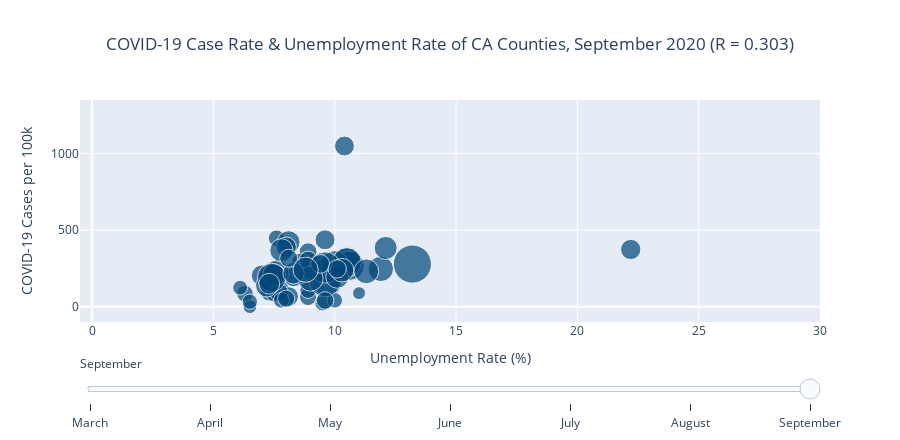

The code cell stored with this chart in its notebook:
### Code cell
# make scatter
df = unemployment_gdf.reset_index().rename(columns={'period':'Month'})

# Create a list of Plotly Go objects and r values (Pearsons) to dynamically update graph with slider
slider_data=[]
r_values=[]
for month in df['Month'].unique():
    if len(df[(df['Month']==month) & (df['covid_per_100k'].isnull())])>0: # remove null value for calculation (Modoc County has no covid reporting for march)
        null_index=int(df[(df['Month']==month) & (df['covid_per_100k'].isnull())].index.values[0])
        r_values.append((pearsonr(df[(df['Month']==month)]['unemprate'].values, df[(df['Month']==month)]['covid_per_100k'].fillna(0).values))[0])
    else:
        r_values.append((pearsonr(df[(df['Month']==month)]['unemprate'].values, df[(df['Month']==month)]['covid_per_100k'].values))[0])
    slider_data.append(go.Scatter({
        'mode':'markers',
        'marker': dict(color='#004679',size=(df[df['Month']==month]['pop'].values)** (1. / 4)/2+10,opacity=0.7,line=dict(width=1,color="#ffffff")),
        'name': '',
        'visible': False,
        'x': df[df['Month']==month]['unemprate'].values,
        'y': df[df['Month']==month]['covid_per_100k'].values,
        'customdata':df[(df['Month']==month)][["index","pop"]],
        'hovertemplate': (('<b>%{customdata[0]} County</b><br><br>'+\
                  '<i>Cases per 100k</i>: %{y}<br>'+\
                          '<i>Unemployment Rate</i>: %{x}%<br>'+\
                          '<i>Population</i>: %{customdata[1]}')) }))
    
# Set initial slider/title index
start_index = (period[-1]-3)

# Make initial trace visible
slider_data[start_index]['visible'] = True

# Build slider steps
steps = []
for i in range(len(slider_data)):
    step = dict(
        # Update method allows us to update both trace and layout properties
        method = 'update', 
        label = calendar.month_name[i+3],
        args = [
            # Make the ith trace visible
            {'visible': [t == i for t in range(len(slider_data))]},
            
            # Set the title for the ith trace
            {'title.text': 'COVID-19 Case Rate & Unemployment Rate of CA Counties, %s 2020 (R = %.3f)' % (calendar.month_name[i+3],r_values[i])}],
    )
    steps.append(step)

# Build sliders
sliders = [go.layout.Slider(
    active = (period[-1]-3),
    pad = {"t": 30},
    steps = steps
)]

layout = go.Layout(
    sliders=sliders,
    title={'text':'COVID-19 Case Rate & Unemployment Rate of CA Counties, %s 2020 (R = %.3f)' % (calendar.month_name[i+3],r_values[i])},
    xaxis=dict(range=(-0.5,30),title="Unemployment Rate (%)"),
    yaxis=dict(range=(-100,1350),title="COVID-19 Cases per 100k"),
    height=440,title_x=0.5,
)

fig = go.Figure(data=slider_data, layout=layout)

fig.show()

if export:
    fig.write_html("../figures/6a_covid_unemployment.html")
#fig.write_image("../figures/6a_covid_unemployment.png")

### Figure 1 — Plotly figure (JSON) as saved in the notebook; plotly's stock layout.template omitted (floating-point values rounded to 4 significant figures)
{"data": [{"customdata": [["Alameda", 1671329], ["Alpine", 1129], ["Amador", 39752], ["Butte", 219186], ["Calaveras", 45905], ["Colusa", 21547], ["Contra Costa", 1153526], ["Del Norte", 27812], ["El Dorado", 192843], ["Fresno", 999101], ["Glenn", 28393], ["Humboldt", 135558], ["Imperial", 181215], ["Inyo", 18039], ["Kern", 900202], ["Kings", 152940], ["Lake", 64386], ["Lassen", 30573], ["Los Angeles", 10039107], ["Madera", 157327], ["Marin", 258826], ["Mariposa", 17203], ["Mendocino", 86749], ["Merced", 277680], ["Modoc", 8841], ["Mono", 14444], ["Monterey", 434061], ["Napa", 137744], ["Nevada", 99755], ["Orange", 3175692], ["Placer", 398329], ["Plumas", 18807], ["Riverside", 2470546], ["Sacramento", 1552058], ["San Benito", 62808], ["San Bernardino", 2180085], ["San Diego", 3338330], ["San Francisco", 881549], ["San Joaquin", 762148], ["San Luis Obispo", 283111], ["San Mateo", 766573], ["Santa Barbara", 446499], ["Santa Clara", 1927852], ["Santa Cruz", 273213], ["Shasta", 180080], ["Sierra", 3005], ["Siskiyou", 43539], ["Solano", 447643], ["Sonoma", 494336], ["Stanislaus", 550660], ["Sutter", 96971], ["Tehama", 65084], ["Trinity", 12285], ["Tulare", 466195], ["Tuolumne", 54478], ["Ventura", 846006], ["Yolo", 220500], ["Yuba", 78668]], "hovertemplate": "<b>%{customdata[0]} County</b><br><br><i>Cases per 100k</i>: %{y}<br><i>Unemployment Rate</i>: %{x}%<br><i>Population</i>: %{customdata[1]}", "marker": {"color": "#004679", "line": {"color": "#ffffff", "width": 1}, "opacity": 0.7, "size": [27.98, 12.9, 17.06, 20.82, 17.32, 16.06, 26.39, 16.46, 20.48, 25.81, 16.49, 19.59, 20.32, 15.79, 25.4, 19.89, 17.96, 16.61, 38.14, 19.96, 21.28, 15.73, 18.58, 21.48, 14.85, 15.48, 22.83, 19.63, 18.89, 31.11, 22.56, 15.86, 29.82, 27.65, 17.92, 29.21, 31.37, 25.32, 24.77, 21.53, 24.79, 22.92, 28.63, 21.43, 20.3, 13.7, 17.22, 22.93, 23.26, 23.62, 18.82, 17.99, 15.26, 23.07, 17.64, 25.16, 20.83, 18.37]}, "mode": "markers", "name": "", "type": "scatter", "visible": false, "x": [3.5, 5.5, 4.9, 6.1, 4.9, 21.4, 3.6, 6.9, 4.2, 9.8, 8, 4.4, 20.1, 4.4, 11, 11.3, 6.6, 6.6, 5.6, 9.6, 2.8, 6.7, 5.3, 11.6, 10.2, 4.4, 11.2, 3.7, 4.2, 3.3, 3.6, 11.9, 4.7, 4.3, 7, 4.4, 3.8, 2.8, 7.5, 3.5, 2.5, 4.9, 3, 7.4, 6.2, 7.8, 9.2, 4.6, 3.3, 7.6, 10.3, 6.9, 8.2, 13.2, 5.9, 4.2, 5.4, 7.9], "y": [40.63, 88.57, 12.58, 6.387, 13.07, 13.92, 40.83, 3.596, 15.56, 23.22, 10.57, 36.15, 51.32, 55.44, 30.77, 11.77, 1.553, 0, 68.44, 25.42, 51.0, 0, 4.611, 11.52, 0, 173.1, 17.28, 24.68, 35.09, 39.93, 28.37, 5.317, 46.75, 38.4, 47.76, 33.26, 46.88, 83.26, 29.92, 39.56, 83.1, 58.9, 69.25, 27.09, 11.11, 0, 9.187, 22.56, 29.74, 18.52, 21.66, 1.536, 0, 25.31, 3.671, 35.58, 25.4, 11.44]}, {"customdata": [["Alameda", 1671329], ["Alpine", 1129], ["Amador", 39752], ["Butte", 219186], ["Calaveras", 45905], ["Colusa", 21547], ["Contra Costa", 1153526], ["Del Norte", 27812], ["El Dorado", 192843], ["Fresno", 999101], ["Glenn", 28393], ["Humboldt", 135558], ["Imperial", 181215], ["Inyo", 18039], ["Kern", 900202], ["Kings", 152940], ["Lake", 64386], ["Lassen", 30573], ["Los Angeles", 10039107], ["Madera", 157327], ["Marin", 258826], ["Mariposa", 17203], ["Mendocino", 86749], ["Merced", 277680], ["Modoc", 8841], ["Mono", 14444], ["Monterey", 434061], ["Napa", 137744], ["Nevada", 99755], ["Orange", 3175692], ["Placer", 398329], ["Plumas", 18807], ["Riverside", 2470546], ["Sacramento", 1552058], ["San Benito", 62808], ["San Bernardino", 2180085], ["San Diego", 3338330], ["San Francisco", 881549], ["San Joaquin", 762148], ["San Luis Obispo", 283111], ["San Mateo", 766573], ["Santa Barbara", 446499], ["Santa Clara", 1927852], ["Santa Cruz", 273213], ["Shasta", 180080], ["Sierra", 3005], ["Siskiyou", 43539], ["Solano", 447643], ["Sonoma", 494336], ["Stanislaus", 550660], ["Sutter", 96971], ["Tehama", 65084], ["Trinity", 12285], ["Tulare", 466195], ["Tuolumne", 54478], ["Ventura", 846006], ["Yolo", 220500], ["Yuba", 78668]], "hovertemplate": "<b>%{customdata[0]} County</b><br><br><i>Cases per 100k</i>: %{y}<br><i>Unemployment Rate</i>: %{x}%<br><i>Population</i>: %{customdata[1]}", "marker": {"color": "#004679", "line": {"color": "#ffffff", "width": 1}, "opacity": 0.7, "size": [27.98, 12.9, 17.06, 20.82, 17.32, 16.06, 26.39, 16.46, 20.48, 25.81, 16.49, 19.59, 20.32, 15.79, 25.4, 19.89, 17.96, 16.61, 38.14, 19.96, 21.28, 15.73, 18.58, 21.48, 14.85, 15.48, 22.83, 19.63, 18.89, 31.11, 22.56, 15.86, 29.82, 27.65, 17.92, 29.21, 31.37, 25.32, 24.77, 21.53, 24.79, 22.92, 28.63, 21.43, 20.3, 13.7, 17.22, 22.93, 23.26, 23.62, 18.82, 17.99, 15.26, 23.07, 17.64, 25.16, 20.83, 18.37]}, "mode": "markers", "name": "", "type": "scatter", "visible": false, "x": [14.6, 22.9, 15.2, 15.9, 13.7, 25.7, 15.1, 14.5, 15.5, 17.1, 14.4, 15.2, 28.6, 14.9, 18.6, 16.9, 16, 11.5, 18.2, 17.4, 12.1, 20.4, 15.6, 18.5, 13.2, 28.2, 19.1, 17.8, 15.4, 14.4, 13.2, 18.7, 16, 14.9, 18.8, 14.2, 15.9, 13, 17.9, 14.8, 11.8, 14, 12.2, 17.6, 15.7, 14.3, 15.6, 15.7, 15.4, 17.2, 17.8, 14.7, 13.2, 18.6, 19.9, 14.5, 11.8, 16.4], "y": [75.69, 0, 7.547, 2.737, 15.25, 0, 45.08, 10.79, 14.0, 85.78, 14.09, 6.639, 268.2, 49.89, 106.0, 146.5, 12.43, 0, 232.3, 20.98, 44.43, 87.19, 8.069, 59.06, 0, 34.62, 43.08, 34.12, 6.015, 80.49, 13.31, 15.95, 147.7, 34.6, 39.8, 88.44, 90.37, 125.5, 47.63, 40.97, 95.49, 84.43, 55.76, 21.23, 8.33, 0, 2.297, 49.15, 28.12, 66.28, 9.281, 0, 0, 198.2, 0, 46.22, 55.78, 12.71]}, {"customdata": [["Alameda", 1671329], ["Alpine", 1129], ["Amador", 39752], ["Butte", 219186], ["Calaveras", 45905], ["Colusa", 21547], ["Contra Costa", 1153526], ["Del Norte", 27812], ["El Dorado", 192843], ["Fresno", 999101], ["Glenn", 28393], ["Humboldt", 135558], ["Imperial", 181215], ["Inyo", 18039], ["Kern", 900202], ["Kings", 152940], ["Lake", 64386], ["Lassen", 30573], ["Los Angeles", 10039107], ["Madera", 157327], ["Marin", 258826], ["Mariposa", 17203], ["Mendocino", 86749], ["Merced", 277680], ["Modoc", 8841], ["Mono", 14444], ["Monterey", 434061], ["Napa", 137744], ["Nevada", 99755], ["Orange", 3175692], ["Placer", 398329], ["Plumas", 18807], ["Riverside", 2470546], ["Sacramento", 1552058], ["San Benito", 62808], ["San Bernardino", 2180085], ["San Diego", 3338330], ["San Francisco", 881549], ["San Joaquin", 762148], ["San Luis Obispo", 283111], ["San Mateo", 766573], ["Santa Barbara", 446499], ["Santa Clara", 1927852], ["Santa Cruz", 273213], ["Shasta", 180080], ["Sierra", 3005], ["Siskiyou", 43539], ["Solano", 447643], ["Sonoma", 494336], ["Stanislaus", 550660], ["Sutter", 96971], ["Tehama", 65084], ["Trinity", 12285], ["Tulare", 466195], ["Tuolumne", 54478], ["Ventura", 846006], ["Yolo", 220500], ["Yuba", 78668]], "hovertemplate": "<b>%{customdata[0]} County</b><br><br><i>Cases per 100k</i>: %{y}<br><i>Unemployment Rate</i>: %{x}%<br><i>Population</i>: %{customdata[1]}", "marker": {"color": "#004679", "line": {"color": "#ffffff", "width": 1}, "opacity": 0.7, "size": [27.98, 12.9, 17.06, 20.82, 17.32, 16.06, 26.39, 16.46, 20.48, 25.81, 16.49, 19.59, 20.32, 15.79, 25.4, 19.89, 17.96, 16.61, 38.14, 19.96, 21.28, 15.73, 18.58, 21.48, 14.85, 15.48, 22.83, 19.63, 18.89, 31.11, 22.56, 15.86, 29.82, 27.65, 17.92, 29.21, 31.37, 25.32, 24.77, 21.53, 24.79, 22.92, 28.63, 21.43, 20.3, 13.7, 17.22, 22.93, 23.26, 23.62, 18.82, 17.99, 15.26, 23.07, 17.64, 25.16, 20.83, 18.37]}, "mode": "markers", "name": "", "type": "scatter", "visible": false, "x": [13.8, 22.8, 15.3, 13.3, 11.6, 19.4, 14, 13.4, 14.9, 15.2, 11.7, 12.9, 27.5, 12.5, 16.9, 14.9, 14.2, 9.5, 18.8, 14.8, 11, 19.1, 13.6, 15.7, 10.1, 26.5, 14.8, 15.2, 13.1, 14.9, 12.4, 13.6, 15.7, 14.3, 14.9, 14.1, 15.6, 12.8, 15.8, 13.1, 11.3, 12.4, 11.3, 14.3, 12.8, 11.4, 12.6, 14.5, 13.4, 15.6, 14.7, 12.4, 10.5, 16.5, 17.7, 13.6, 10.5, 14.6], "y": [111.7, 88.57, 5.031, 20.53, 10.89, 27.85, 59.99, 147.4, 28.0, 204.2, 45.79, 38.36, 1774.0, 5.544, 183.4, 647.3, 34.17, 19.63, 317.2, 108.1, 107.0, 5.813, 23.06, 70.22, 0, 55.39, 103.4, 46.46, 9.022, 166.5, 22.85, 0, 198.3, 25.26, 70.05, 173.3, 120.4, 98.92, 77.28, 32.5, 121.7, 312.9, 38.64, 32.58, 11.11, 33.28, 13.78, 66.57, 71.21, 80.63, 17.53, 13.83, 8.14, 309.5, 3.671, 96.69, 24.04, 13.98]}, {"customdata": [["Alameda", 1671329], ["Alpine", 1129], ["Amador", 39752], ["Butte", 219186], ["Calaveras", 45905], ["Colusa", 21547], ["Contra Costa", 1153526], ["Del Norte", 27812], ["El Dorado", 192843], ["Fresno", 999101], ["Glenn", 28393], ["Humboldt", 135558], ["Imperial", 181215], ["Inyo", 18039], ["Kern", 900202], ["Kings", 152940], ["Lake", 64386], ["Lassen", 30573], ["Los Angeles", 10039107], ["Madera", 157327], ["Marin", 258826], ["Mariposa", 17203], ["Mendocino", 86749], ["Merced", 277680], ["Modoc", 8841], ["Mono", 14444], ["Monterey", 434061], ["Napa", 137744], ["Nevada", 99755], ["Orange", 3175692], ["Placer", 398329], ["Plumas", 18807], ["Riverside", 2470546], ["Sacramento", 1552058], ["San Benito", 62808], ["San Bernardino", 2180085], ["San Diego", 3338330], ["San Francisco", 881549], ["San Joaquin", 762148], ["San Luis Obispo", 283111], ["San Mateo", 766573], ["Santa Barbara", 446499], ["Santa Clara", 1927852], ["Santa Cruz", 273213], ["Shasta", 180080], ["Sierra", 3005], ["Siskiyou", 43539], ["Solano", 447643], ["Sonoma", 494336], ["Stanislaus", 550660], ["Sutter", 96971], ["Tehama", 65084], ["Trinity", 12285], ["Tulare", 466195], ["Tuolumne", 54478], ["Ventura", 846006], ["Yolo", 220500], ["Yuba", 78668]], "hovertemplate": "<b>%{customdata[0]} County</b><br><br><i>Cases per 100k</i>: %{y}<br><i>Unemployment Rate</i>: %{x}%<br><i>Population</i>: %{customdata[1]}", "marker": {"color": "#004679", "line": {"color": "#ffffff", "width": 1}, "opacity": 0.7, "size": [27.98, 12.9, 17.06, 20.82, 17.32, 16.06, 26.39, 16.46, 20.48, 25.81, 16.49, 19.59, 20.32, 15.79, 25.4, 19.89, 17.96, 16.61, 38.14, 19.96, 21.28, 15.73, 18.58, 21.48, 14.85, 15.48, 22.83, 19.63, 18.89, 31.11, 22.56, 15.86, 29.82, 27.65, 17.92, 29.21, 31.37, 25.32, 24.77, 21.53, 24.79, 22.92, 28.63, 21.43, 20.3, 13.7, 17.22, 22.93, 23.26, 23.62, 18.82, 17.99, 15.26, 23.07, 17.64, 25.16, 20.83, 18.37]}, "mode": "markers", "name": "", "type": "scatter", "visible": false, "x": [13, 19.6, 12.1, 11.6, 10, 16.2, 12.9, 11.6, 12, 13.5, 10.5, 11.5, 26.5, 10.4, 15.7, 13.3, 12.3, 8.3, 17.9, 12.9, 10, 14.2, 12, 14.4, 8.7, 21, 12.1, 12.4, 11.2, 13.3, 10.5, 10.8, 13.7, 12.9, 12.7, 13, 13.5, 12, 14.5, 11, 10.5, 10.7, 10.3, 12.2, 10.6, 9.5, 10.9, 12.9, 11.4, 13.7, 12.8, 10.7, 8.9, 15, 13.9, 11.9, 9.8, 12.7], "y": [207.9, 0, 60.37, 99.92, 87.14, 399.1, 209.9, 50.34, 90.75, 664.3, 510.7, 35.41, 2412.0, 77.61, 739.8, 1002.0, 97.85, 771.9, 568.5, 470.4, 982.1, 104.6, 66.86, 523.3, 11.31, 69.23, 360.8, 247.6, 108.3, 466.6, 175.2, 42.54, 609.1, 196.9, 321.6, 614.7, 279.6, 159.0, 581.4, 179.4, 184.7, 477.0, 131.2, 92.97, 88.85, 0, 52.83, 292.4, 183.7, 608.9, 202.1, 146.0, 8.14, 648.2, 82.6, 339.8, 234.9, 95.34]}, {"customdata": [["Alameda", 1671329], ["Alpine", 1129], ["Amador", 39752], ["Butte", 219186], ["Calaveras", 45905], ["Colusa", 21547], ["Contra Costa", 1153526], ["Del Norte", 27812], ["El Dorado", 192843], ["Fresno", 999101], ["Glenn", 28393], ["Humboldt", 135558], ["Imperial", 181215], ["Inyo", 18039], ["Kern", 900202], ["Kings", 152940], ["Lake", 64386], ["Lassen", 30573], ["Los Angeles", 10039107], ["Madera", 157327], ["Marin", 258826], ["Mariposa", 17203], ["Mendocino", 86749], ["Merced", 277680], ["Modoc", 8841], ["Mono", 14444], ["Monterey", 434061], ["Napa", 137744], ["Nevada", 99755], ["Orange", 3175692], ["Placer", 398329], ["Plumas", 18807], ["Riverside", 2470546], ["Sacramento", 1552058], ["San Benito", 62808], ["San Bernardino", 2180085], ["San Diego", 3338330], ["San Francisco", 881549], ["San Joaquin", 762148], ["San Luis Obispo", 283111], ["San Mateo", 766573], ["Santa Barbara", 446499], ["Santa Clara", 1927852], ["Santa Cruz", 273213], ["Shasta", 180080], ["Sierra", 3005], ["Siskiyou", 43539], ["Solano", 447643], ["Sonoma", 494336], ["Stanislaus", 550660], ["Sutter", 96971], ["Tehama", 65084], ["Trinity", 12285], ["Tulare", 466195], ["Tuolumne", 54478], ["Ventura", 846006], ["Yolo", 220500], ["Yuba", 78668]], "hovertemplate": "<b>%{customdata[0]} County</b><br><br><i>Cases per 100k</i>: %{y}<br><i>Unemployment Rate</i>: %{x}%<br><i>Population</i>: %{customdata[1]}", "marker": {"color": "#004679", "line": {"color": "#ffffff", "width": 1}, "opacity": 0.7, "size": [27.98, 12.9, 17.06, 20.82, 17.32, 16.06, 26.39, 16.46, 20.48, 25.81, 16.49, 19.59, 20.32, 15.79, 25.4, 19.89, 17.96, 16.61, 38.14, 19.96, 21.28, 15.73, 18.58, 21.48, 14.85, 15.48, 22.83, 19.63, 18.89, 31.11, 22.56, 15.86, 29.82, 27.65, 17.92, 29.21, 31.37, 25.32, 24.77, 21.53, 24.79, 22.92, 28.63, 21.43, 20.3, 13.7, 17.22, 22.93, 23.26, 23.62, 18.82, 17.99, 15.26, 23.07, 17.64, 25.16, 20.83, 18.37]}, "mode": "markers", "name": "", "type": "scatter", "visible": false, "x": [12, 14.5, 11.6, 11.1, 9.1, 13.5, 11.9, 11.1, 9.9, 13, 10.1, 10.6, 27.5, 9.3, 15.2, 12.4, 11, 8, 18.2, 12.4, 9.1, 11.3, 10.9, 13.9, 7.8, 13.7, 10.4, 10.7, 10, 12.3, 9.4, 10, 13.2, 12.1, 11.3, 12.7, 12.3, 11, 13.8, 9.9, 9.4, 9.6, 9.3, 10.6, 10.1, 8.6, 10.3, 12.1, 10, 12.9, 11.7, 10.3, 8, 15, 12.2, 11.2, 9.1, 12.2], "y": [392.7, 88.57, 389.9, 391.0, 193.9, 1313.0, 552.9, 107.9, 262.9, 1193.0, 760.8, 78.93, 1194.0, 210.7, 1707.0, 1310.0, 219.0, 1269.0, 834.7, 1192.0, 911.4, 156.9, 261.7, 1483.0, 56.55, 692.3, 768.8, 501.7, 186.5, 617.3, 337.4, 117.0, 832.6, 548.7, 670.3, 936.7, 438.8, 373.5, 1211.0, 436.6, 352.6, 668.3, 366.3, 308.9, 152.7, 66.56, 142.4, 539.0, 454.5, 1380.0, 670.3, 272.0, 32.56, 1207.0, 192.7, 515.5, 512.9, 522.4]}, {"customdata": [["Alameda", 1671329], ["Alpine", 1129], ["Amador", 39752], ["Butte", 219186], ["Calaveras", 45905], ["Colusa", 21547], ["Contra Costa", 1153526], ["Del Norte", 27812], ["El Dorado", 192843], ["Fresno", 999101], ["Glenn", 28393], ["Humboldt", 135558], ["Imperial", 181215], ["Inyo", 18039], ["Kern", 900202], ["Kings", 152940], ["Lake", 64386], ["Lassen", 30573], ["Los Angeles", 10039107], ["Madera", 157327], ["Marin", 258826], ["Mariposa", 17203], ["Mendocino", 86749], ["Merced", 277680], ["Modoc", 8841], ["Mono", 14444], ["Monterey", 434061], ["Napa", 137744], ["Nevada", 99755], ["Orange", 3175692], ["Placer", 398329], ["Plumas", 18807], ["Riverside", 2470546], ["Sacramento", 1552058], ["San Benito", 62808], ["San Bernardino", 2180085], ["San Diego", 3338330], ["San Francisco", 881549], ["San Joaquin", 762148], ["San Luis Obispo", 283111], ["San Mateo", 766573], ["Santa Barbara", 446499], ["Santa Clara", 1927852], ["Santa Cruz", 273213], ["Shasta", 180080], ["Sierra", 3005], ["Siskiyou", 43539], ["Solano", 447643], ["Sonoma", 494336], ["Stanislaus", 550660], ["Sutter", 96971], ["Tehama", 65084], ["Trinity", 12285], ["Tulare", 466195], ["Tuolumne", 54478], ["Ventura", 846006], ["Yolo", 220500], ["Yuba", 78668]], "hovertemplate": "<b>%{customdata[0]} County</b><br><br><i>Cases per 100k</i>: %{y}<br><i>Unemployment Rate</i>: %{x}%<br><i>Population</i>: %{customdata[1]}", "marker": {"color": "#004679", "line": {"color": "#ffffff", "width": 1}, "opacity": 0.7, "size": [27.98, 12.9, 17.06, 20.82, 17.32, 16.06, 26.39, 16.46, 20.48, 25.81, 16.49, 19.59, 20.32, 15.79, 25.4, 19.89, 17.96, 16.61, 38.14, 19.96, 21.28, 15.73, 18.58, 21.48, 14.85, 15.48, 22.83, 19.63, 18.89, 31.11, 22.56, 15.86, 29.82, 27.65, 17.92, 29.21, 31.37, 25.32, 24.77, 21.53, 24.79, 22.92, 28.63, 21.43, 20.3, 13.7, 17.22, 22.93, 23.26, 23.62, 18.82, 17.99, 15.26, 23.07, 17.64, 25.16, 20.83, 18.37]}, "mode": "markers", "name": "", "type": "scatter", "visible": false, "x": [10.6, 11.6, 9.8, 9.8, 7.8, 10.7, 10.5, 9.8, 8.5, 11.5, 8.6, 9.4, 24.8, 8, 13, 11, 9.5, 6.8, 17.5, 10.5, 7.8, 10, 9.5, 11.9, 6.7, 11, 8.8, 9.3, 8.6, 10.7, 8.2, 8.5, 11.6, 10.9, 9.6, 11.3, 10.8, 9.7, 12.2, 8.6, 8.3, 8.3, 8.1, 9.2, 8.7, 7.7, 9.1, 11, 8.7, 11.2, 10.1, 8.9, 6.9, 13.1, 10.7, 9.8, 7.9, 10.8], "y": [323.3, 0, 216.3, 563.4, 272.3, 459.5, 378.4, 100.7, 116.7, 615.1, 348.7, 118.8, 529.2, 609.8, 548.1, 1042.0, 198.8, 278.0, 420.1, 706.2, 329.6, 69.76, 376.9, 813.2, 135.7, 96.93, 636.5, 242.5, 122.3, 217.7, 213.6, 47.85, 353.1, 385.6, 711.7, 428.2, 238.1, 281.5, 517.1, 368.4, 285.6, 340.9, 306.2, 225.5, 79.96, 99.83, 96.47, 295.1, 479.8, 653.9, 566.1, 245.8, 73.26, 745.6, 102.8, 308.6, 311.6, 507.2]}, {"customdata": [["Alameda", 1671329], ["Alpine", 1129], ["Amador", 39752], ["Butte", 219186], ["Calaveras", 45905], ["Colusa", 21547], ["Contra Costa", 1153526], ["Del Norte", 27812], ["El Dorado", 192843], ["Fresno", 999101], ["Glenn", 28393], ["Humboldt", 135558], ["Imperial", 181215], ["Inyo", 18039], ["Kern", 900202], ["Kings", 152940], ["Lake", 64386], ["Lassen", 30573], ["Los Angeles", 10039107], ["Madera", 157327], ["Marin", 258826], ["Mariposa", 17203], ["Mendocino", 86749], ["Merced", 277680], ["Modoc", 8841], ["Mono", 14444], ["Monterey", 434061], ["Napa", 137744], ["Nevada", 99755], ["Orange", 3175692], ["Placer", 398329], ["Plumas", 18807], ["Riverside", 2470546], ["Sacramento", 1552058], ["San Benito", 62808], ["San Bernardino", 2180085], ["San Diego", 3338330], ["San Francisco", 881549], ["San Joaquin", 762148], ["San Luis Obispo", 283111], ["San Mateo", 766573], ["Santa Barbara", 446499], ["Santa Clara", 1927852], ["Santa Cruz", 273213], ["Shasta", 180080], ["Sierra", 3005], ["Siskiyou", 43539], ["Solano", 447643], ["Sonoma", 494336], ["Stanislaus", 550660], ["Sutter", 96971], ["Tehama", 65084], ["Trinity", 12285], ["Tulare", 466195], ["Tuolumne", 54478], ["Ventura", 846006], ["Yolo", 220500], ["Yuba", 78668]], "hovertemplate": "<b>%{customdata[0]} County</b><br><br><i>Cases per 100k</i>: %{y}<br><i>Unemployment Rate</i>: %{x}%<br><i>Population</i>: %{customdata[1]}", "marker": {"color": "#004679", "line": {"color": "#ffffff", "width": 1}, "opacity": 0.7, "size": [27.98, 12.9, 17.06, 20.82, 17.32, 16.06, 26.39, 16.46, 20.48, 25.81, 16.49, 19.59, 20.32, 15.79, 25.4, 19.89, 17.96, 16.61, 38.14, 19.96, 21.28, 15.73, 18.58, 21.48, 14.85, 15.48, 22.83, 19.63, 18.89, 31.11, 22.56, 15.86, 29.82, 27.65, 17.92, 29.21, 31.37, 25.32, 24.77, 21.53, 24.79, 22.92, 28.63, 21.43, 20.3, 13.7, 17.22, 22.93, 23.26, 23.62, 18.82, 17.99, 15.26, 23.07, 17.64, 25.16, 20.83, 18.37]}, "mode": "markers", "name": "", "type": "scatter", "visible": true, "x": [9.7, 11, 8.9, 9, 7.3, 10, 9.6, 8.9, 7.7, 10.5, 7.6, 8.1, 22.2, 7.5, 11.9, 10.4, 8.9, 6.3, 13.2, 9.6, 7, 9.5, 8.6, 10.6, 6.1, 10, 8.1, 8.3, 7.7, 9.6, 7.2, 7.8, 10.6, 10, 8.9, 10.5, 9.6, 9, 11.3, 7.5, 7.6, 7.5, 7.4, 8.3, 8, 6.5, 8, 10.1, 7.8, 10.3, 9.4, 8.1, 6.5, 12.1, 9.6, 8.8, 7.3, 10.1], "y": [155.6, 88.57, 62.89, 251.8, 93.67, 278.5, 226.5, 107.9, 110.5, 300.8, 447.3, 66.39, 373.6, 83.15, 246.9, 1049.0, 358.8, 85.04, 278.3, 436.7, 203.2, 23.25, 289.3, 289.9, 124.4, 41.54, 421.8, 194.6, 93.23, 165.2, 136.8, 42.54, 268.4, 276.2, 304.1, 290.5, 255.9, 184.1, 230.9, 222.5, 222.8, 206.3, 189.8, 218.1, 388.7, 0, 52.83, 195.2, 368.4, 238.3, 279.5, 316.5, 32.56, 383.7, 40.38, 241.7, 150.1, 246.6]}], "layout": {"height": 440, "sliders": [{"active": 6, "pad": {"t": 30}, "steps": [{"args": [{"visible": [true, false, false, false, false, false, false]}, {"title.text": "COVID-19 Case Rate & Unemployment Rate of CA Counties, March 2020 (R = -0.309)"}], "label": "March", "method": "update"}, {"args": [{"visible": [false, true, false, false, false, false, false]}, {"title.text": "COVID-19 Case Rate & Unemployment Rate of CA Counties, April 2020 (R = 0.257)"}], "label": "April", "method": "update"}, {"args": [{"visible": [false, false, true, false, false, false, false]}, {"title.text": "COVID-19 Case Rate & Unemployment Rate of CA Counties, May 2020 (R = 0.525)"}], "label": "May", "method": "update"}, {"args": [{"visible": [false, false, false, true, false, false, false]}, {"title.text": "COVID-19 Case Rate & Unemployment Rate of CA Counties, June 2020 (R = 0.546)"}], "label": "June", "method": "update"}, {"args": [{"visible": [false, false, false, false, true, false, false]}, {"title.text": "COVID-19 Case Rate & Unemployment Rate of CA Counties, July 2020 (R = 0.501)"}], "label": "July", "method": "update"}, {"args": [{"visible": [false, false, false, false, false, true, false]}, {"title.text": "COVID-19 Case Rate & Unemployment Rate of CA Counties, August 2020 (R = 0.332)"}], "label": "August", "method": "update"}, {"args": [{"visible": [false, false, false, false, false, false, true]}, {"title.text": "COVID-19 Case Rate & Unemployment Rate of CA Counties, September 2020 (R = 0.303)"}], "label": "September", "method": "update"}]}], "title": {"text": "COVID-19 Case Rate & Unemployment Rate of CA Counties, September 2020 (R = 0.303)", "x": 0.5}, "xaxis": {"range": [-0.5, 30], "title": {"text": "Unemployment Rate (%)"}}, "yaxis": {"range": [-100, 1350], "title": {"text": "COVID-19 Cases per 100k"}}}}
